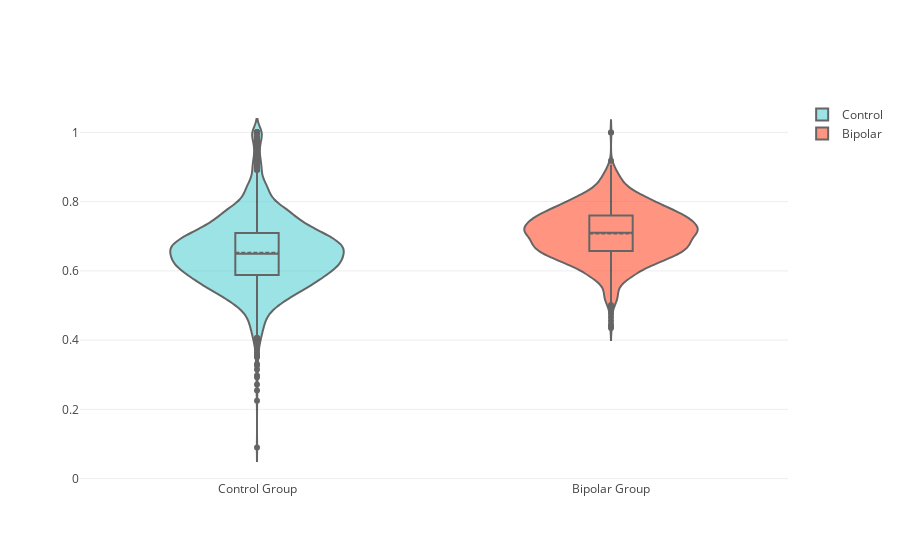

Notebook source saved alongside this figure:
### Code cell
import plotly.plotly as py
import plotly.graph_objs as go
import plotly.graph_objs as go
from plotly.offline import download_plotlyjs, init_notebook_mode, plot, iplot

init_notebook_mode(connected=True)

fig = {
    "data": [{
        "type": 'violin',
        "y": df['cosine_similarity'][df['is_control'] == 1],
        "name": 'Control',

        "box": {
            "visible": True
        },
        "line": {
            "color": 'black'
        },
        "meanline": {
            "visible": True
        },
        "fillcolor": cc,
        "opacity": 0.6,
        "x0": 'Control Group'
    },
    {
        "type": 'violin',
        "y": df['cosine_similarity'][df['is_control'] == 0],
        "name": 'Bipolar',

        "box": {
            "visible": True
        },
        "line": {
            "color": 'black'
        },
        "meanline": {
            "visible": True
        },
        "fillcolor": bc,
        "opacity": 0.6,
        "x0": 'Bipolar Group'
    }],
    "layout" : {
        "title": "",
        "yaxis": {
            "zeroline": False,
        }
    }
}

iplot(fig)

### Figure 1 — Plotly figure (JSON) as saved in the notebook; plotly's stock layout.template omitted (floating-point values rounded to 4 significant figures; data arrays with more than 128 entries replaced by an {"elided": "..."} marker saying what was removed)
{"data": [{"box": {"visible": true}, "fillcolor": "#5bd1d7", "line": {"color": "black"}, "meanline": {"visible": true}, "name": "Control", "opacity": 0.6, "type": "violin", "uid": "30808e70-2598-484a-9910-e59d0985f646", "x0": "Control Group", "y": {"elided": "2810 float values"}}, {"box": {"visible": true}, "fillcolor": "#ff502f", "line": {"color": "black"}, "meanline": {"visible": true}, "name": "Bipolar", "opacity": 0.6, "type": "violin", "uid": "e7e8efc1-e2d0-467d-a89b-e7eb9eb6c843", "x0": "Bipolar Group", "y": {"elided": "2023 float values"}}], "layout": {"title": {"text": ""}, "yaxis": {"zeroline": false}}}
